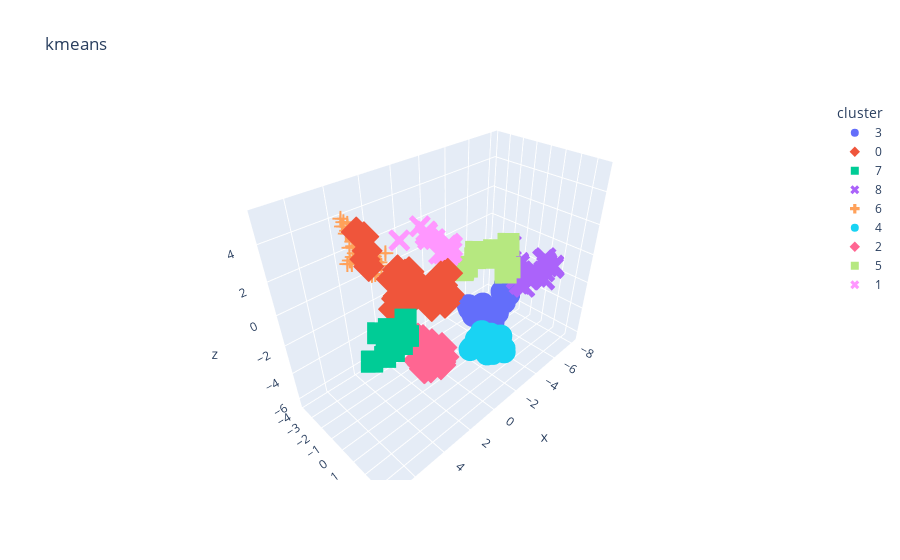

Write notebook code for a chart like this one.
### Code cell
plot_datapoints(xx_scaled, aa.named_steps['kmeans'].labels_, n_components=3, title='kmeans', hover_name=point_names)
